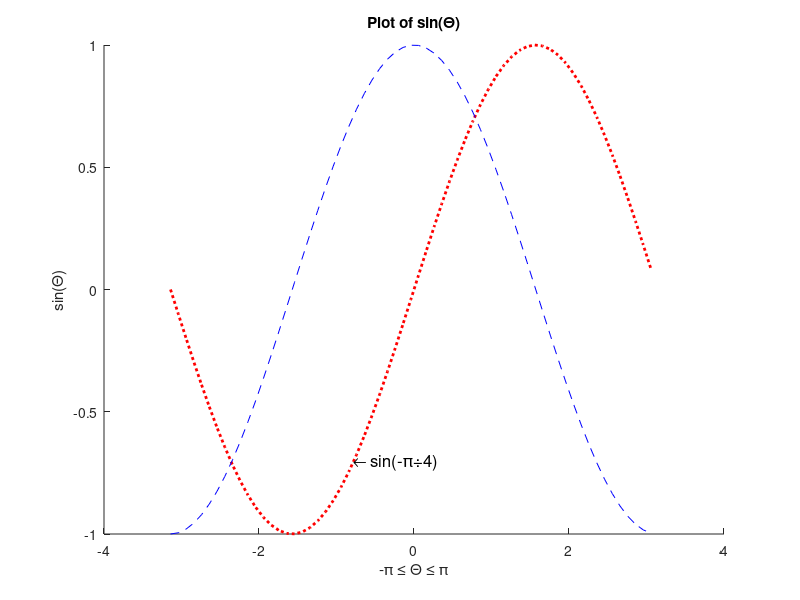

This chart was generated by the following MATLAB code:
x=-pi:0.1:pi; 
y=sin(x); 
y1=sin(x); 
y2=cos(x);
h=line(x,y1,'LineStyle',':','Color','g');
line(x,y2,'LineStyle','--','Color','b');
xlabel('-\pi \leq \Theta \leq \pi'); ylabel('sin(\Theta)');
title('Plot of sin(\Theta)');
text(-pi/4,sin(-pi/4),'\leftarrow sin(-\pi\div4)','FontSize',12); set(h,'Color','r','LineWidth',2);